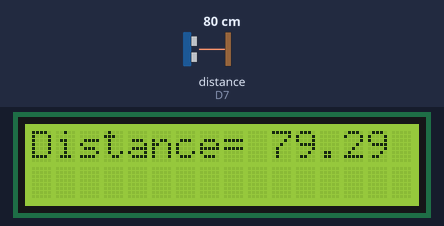
The sketch below on a simulated ESP8266 (NodeMCU). Parts: 16×2 character LCD. Wiring (inferred from the names in the program): ultrasonic range finder: trigger D6; echo D7. Inputs (shaded band) come from the test bench; at power-on: distance to the obstacle (sensor on D7) 80 cm. The echo pulse lasts 58.3 µs per cm.

Above: at 1.2 s.
1.3 s: distance to the obstacle (sensor on D7) set to 2 cm
At 2.4 s:
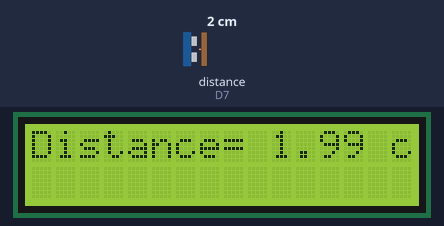
5.4 s: distance to the obstacle (sensor on D7) set to 4 cm
At 6.9 s:
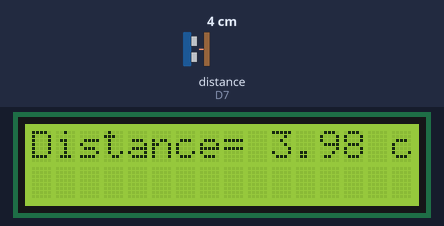
8.6 s: distance to the obstacle (sensor on D7) set to 9 cm
At 9.9 s:
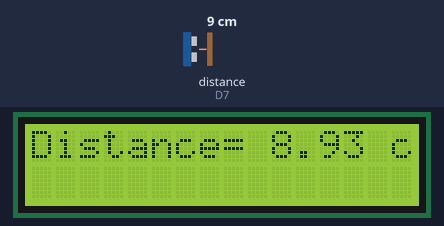
Timing chart, 0 to 11.6 s (numbered marks = the images above; inputs shaded):
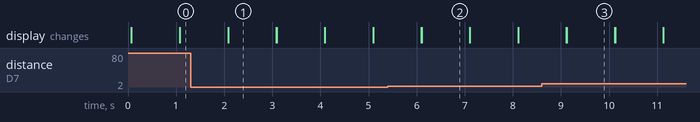

Measured:
- after the input at 1.3 s, the display: first differs from a run without the input after 0.78 s (image 1)
- after the input at 5.4 s, the display: first differs from a run without the input after 0.70 s (image 2)
- after the input at 8.6 s, the display: first differs from a run without the input after 0.52 s (image 3)
- what the display in image 1 shows lasts 1.0 s, from 2.1 s to 3.1 s

The sketch:

LCDandUltraSonic.ino
```cpp
const int en = D0;
const int rs = D1;
const int trigger = D6;
const int echo = D7;
int waqt = 0;
float doori = 0;

#include <LiquidCrystal.h>
LiquidCrystal lcd(rs,en,D2,D3,D4,D5);

void setup() {
lcd.begin(16, 2);
pinMode(trigger, OUTPUT);
pinMode(echo, INPUT);
}

void loop()
{
  digitalWrite(trigger, HIGH);
  delayMicroseconds(10);
  digitalWrite(trigger, LOW);
  waqt = pulseIn(echo, HIGH);
  doori = (waqt * 0.034)/2;
  lcd.setCursor(0,0);
  lcd.print("Distance= ");
  lcd.print(doori);
  lcd.print(" cm");
  delay(1000);
  lcd.clear();
}
```
